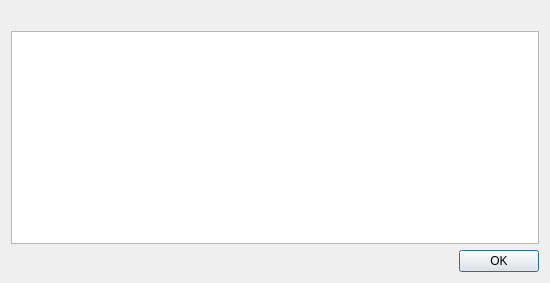
<?xml version="1.0" encoding="UTF-8"?>
<ui version="4.0">
 <class>Dialog</class>
 <widget class="QDialog" name="Dialog">
  <property name="geometry">
   <rect>
    <x>0</x>
    <y>0</y>
    <width>550</width>
    <height>283</height>
   </rect>
  </property>
  <property name="minimumSize">
   <size>
    <width>550</width>
    <height>0</height>
   </size>
  </property>
  <property name="maximumSize">
   <size>
    <width>1000</width>
    <height>5000</height>
   </size>
  </property>
  <property name="windowTitle">
   <string>Packet raw data</string>
  </property>
  <layout class="QVBoxLayout" name="verticalLayout_2">
   <item>
    <layout class="QVBoxLayout" name="verticalLayout">
     <item>
      <widget class="QLabel" name="packetInfo">
       <property name="text">
        <string/>
       </property>
      </widget>
     </item>
     <item>
      <widget class="QTextEdit" name="textEdit">
       <property name="font">
        <font>
         <family>Monospace</family>
        </font>
       </property>
       <property name="autoFillBackground">
        <bool>false</bool>
       </property>
      </widget>
     </item>
     <item>
      <layout class="QHBoxLayout" name="horizontalLayout">
       <item>
        <widget class="QLabel" name="msg">
         <property name="maximumSize">
          <size>
           <width>500</width>
           <height>250</height>
          </size>
         </property>
         <property name="text">
          <string/>
         </property>
        </widget>
       </item>
       <item>
        <widget class="QDialogButtonBox" name="buttonBox">
         <property name="maximumSize">
          <size>
           <width>100</width>
           <height>16777215</height>
          </size>
         </property>
         <property name="orientation">
          <enum>Qt::Horizontal</enum>
         </property>
         <property name="standardButtons">
          <set>QDialogButtonBox::Ok</set>
         </property>
        </widget>
       </item>
      </layout>
     </item>
    </layout>
   </item>
  </layout>
 </widget>
 <resources/>
 <connections>
  <connection>
   <sender>buttonBox</sender>
   <signal>accepted()</signal>
   <receiver>Dialog</receiver>
   <slot>accept()</slot>
   <hints>
    <hint type="sourcelabel">
     <x>248</x>
     <y>254</y>
    </hint>
    <hint type="destinationlabel">
     <x>157</x>
     <y>274</y>
    </hint>
   </hints>
  </connection>
  <connection>
   <sender>buttonBox</sender>
   <signal>rejected()</signal>
   <receiver>Dialog</receiver>
   <slot>reject()</slot>
   <hints>
    <hint type="sourcelabel">
     <x>316</x>
     <y>260</y>
    </hint>
    <hint type="destinationlabel">
     <x>286</x>
     <y>274</y>
    </hint>
   </hints>
  </connection>
  <connection>
   <sender>textEdit</sender>
   <signal>cursorPositionChanged()</signal>
   <receiver>Dialog</receiver>
   <slot>update()</slot>
   <hints>
    <hint type="sourcelabel">
     <x>274</x>
     <y>125</y>
    </hint>
    <hint type="destinationlabel">
     <x>274</x>
     <y>141</y>
    </hint>
   </hints>
  </connection>
 </connections>
</ui>
